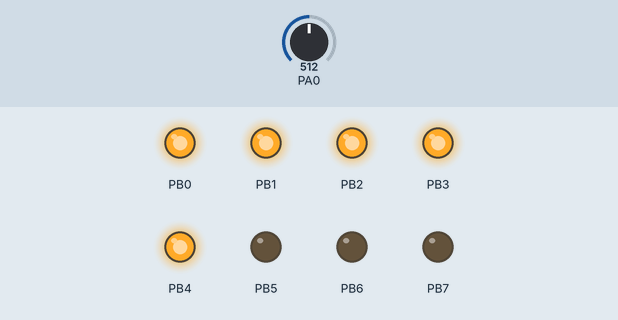
Bench run of a program on a simulated ATmega16, built with avr-gcc and emulated at 16 MHz. Shown: output pins drawn as LEDs (lit = HIGH). The inputs (shaded band) are chosen by the test bench; at power-on: PA0 = 512.

Above: at 1.2 s.
1.3 s: PA0 set to 396
2.8 s: PA0 set to 378
At 3.7 s:
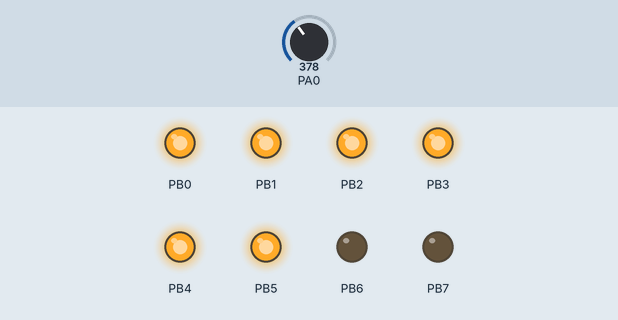
4.3 s: PA0 set to 266
5.8 s: PA0 set to 244
At 7.0 s:
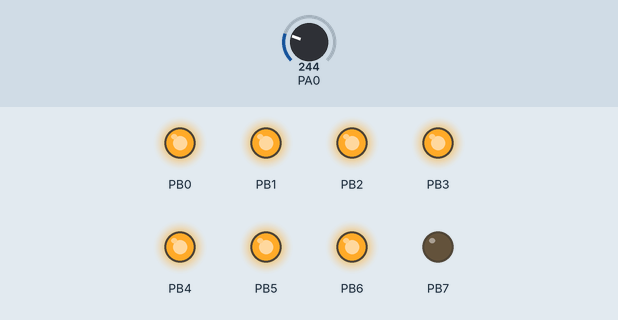
7.3 s: PA0 set to 135
8.8 s: PA0 set to 114
At 9.4 s:
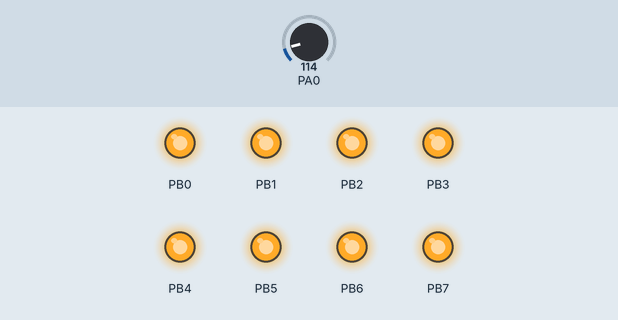
Timing chart, 0 to 11.3 s (numbered marks = the images above; inputs shaded):
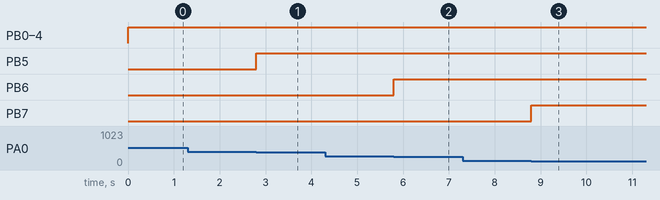

The program:

pot_led.c
```c
#include <avr/io.h>
#define F_CPU 16000000UL
#include <util/delay.h>
#include <math.h>
int a,b,c;
int main()
{
	ADCSRA|=(1<<ADEN)|(1<<ADPS0)|(1<<ADPS1)|(1<<ADPS2);
	DDRB=255;
	ADMUX|=(1<<REFS0);

	while(1)
	{
		ADCSRA|=(1<<ADSC);
	while(ADCSRA&(1<<ADSC));

	a=ADC;

	if (a<=128)
		PORTB=255;
		else if (a<=256)
		PORTB=(1<<PB0)|(1<<PB1)|(1<<PB2)|(1<<PB3)|(1<<PB4)|(1<<PB5)|(1<<PB6);
		else if (a<=384)
		PORTB=(1<<PB0)|(1<<PB1)|(1<<PB2)|(1<<PB3)|(1<<PB4)|(1<<PB5);
		else if (a<=512)
		PORTB=(1<<PB0)|(1<<PB1)|(1<<PB2)|(1<<PB3)|(1<<PB4);
		else if (a<=640)
		PORTB=(1<<PB0)|(1<<PB1)|(1<<PB2)|(1<<PB3);
		else if (a<=768)
		PORTB=(1<<PB0)|(1<<PB1)|(1<<PB2);
		else if (a<=896)
		PORTB=(1<<PB0)|(1<<PB1);
		else if (a<=1024)
		PORTB=(1<<PB0);

	}

	/*PORTB=0;

	int i,value;
	value = 0;
	for (i=0;i<=a;i+128)
	{
	value|=(1<<i/128);

	}
	PORTB|=value;
		_delay_ms(2000);

	}
	*/
	return 0;
}
```

Measured:
- the behaviour switches between 385 and 384 on PA0 (found by bisection; images 0 and 1)
- the behaviour switches between 257 and 256 on PA0 (found by bisection; images 1 and 2)
- the behaviour switches between 129 and 128 on PA0 (found by bisection; images 2 and 3)
- after the input at 1.3 s, every drawn part: stays the same
- after the input at 2.8 s, PB5: LOW → HIGH at once
- after the input at 4.3 s, every drawn part: stays the same
- after the input at 5.8 s, PB6: LOW → HIGH at once
- after the input at 7.3 s, every drawn part: stays the same
- after the input at 8.8 s, PB7: LOW → HIGH at once
